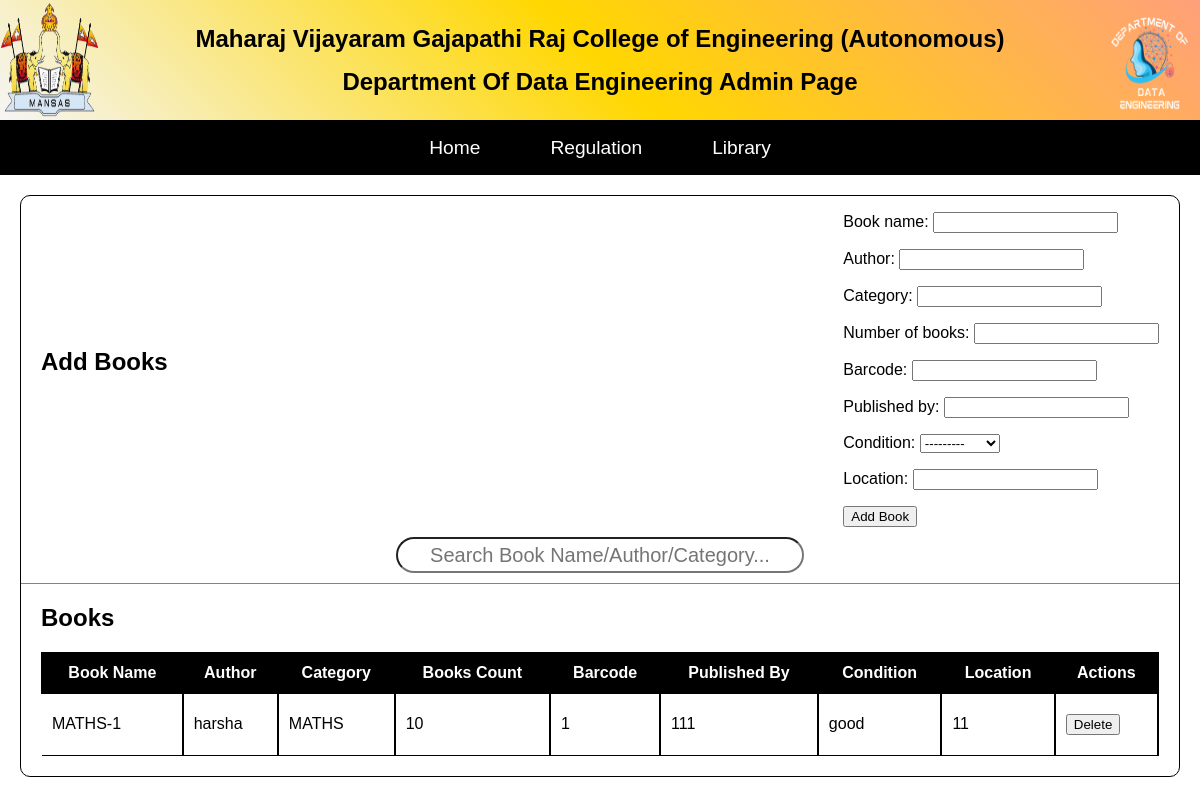
The app's page /adminaddbooks/ with its own data.
### myapp/models.py (models this page shows, shortened)
class Book(models.Model):
    CONDITION_CHOICES = [
        ('good', 'Good'),
        ('fair', 'Fair'),
        ('damaged', 'Damaged'),
    ]
    book_name = models.CharField(max_length=100)
    author = models.CharField(max_length=100)
    category = models.CharField(max_length=100)
    number_of_books = models.IntegerField()
    barcode = models.CharField(max_length=100)
    published_by = models.CharField(max_length=100)
    condition = models.CharField(max_length=100, choices=CONDITION_CHOICES)
    location = models.CharField(max_length=100)

### myapp/views.py (the view)
# urls.py: path('adminaddbooks/',views.admin_addbooks,name='admin_addbooks'),
def admin_addbooks(request):
    if request.method == 'POST':
        form = BookForm(request.POST)
        if form.is_valid():
            barcode = form.cleaned_data.get('barcode')
            if Book.objects.filter(barcode=barcode).exists():
                messages.error(request, f"Book with barcode '{barcode}' already exists.")
            else:
                form.save()
                book_name = form.cleaned_data.get('book_name')
                messages.success(request, f"Book '{book_name}' added successfully!")
            return redirect('admin_addbooks')
        else:
            messages.error(request, "Error adding book. Please check the form for errors.")
    else:
        form = BookForm()
    books = Book.objects.all()
    return render(request, 'adminaddbooks.html', {'form': form, 'books': books})

### myapp/forms.py
class BookForm(forms.ModelForm):
    class Meta:
        model = Book
        fields = ['book_name', 'author', 'category', 'number_of_books', 'barcode', 'published_by', 'condition', 'location']

### myapp/templates/adminaddbooks.html (shortened to what this page needs)
<!DOCTYPE html>
<html lang="en">
    <head>
        <link rel="stylesheet" href="styles.css">
        {% load static %}
        <link rel="stylesheet" type="text/css" href="{% static 'css/styles.css' %}">
        <link rel="stylesheet" type="text/css" href="{% static 'css/adminstyles.css' %}">
        <link rel="stylesheet" href="https://cdnjs.cloudflare.com/ajax/libs/font-awesome/4.7.0/css/font-awesome.min.css">
        <link rel="stylesheet" href="https://cdnjs.cloudflare.com/ajax/libs/font-awesome/4.7.0/css/font-awesome.min.css">
    </head>
    <body>
        <header>
            <div id="college_title">
                <div id="college_logo">
                    <a href="https://www.mvgrce.com/" target="_blank">
                        <img src="{% static 'images/college_logo.png' %}" alt="college_logo">
                    </a>
                </div>
                <div id="college_sub_title">
                    <h1>Maharaj Vijayaram Gajapathi Raj College of Engineering (Autonomous)</h1>
                    <h1 id="dept_name1">Department Of Data Engineering Admin Page</h1>
                </div>
                <div id="department_logo">
                    <a href="{% url 'index' %}">
                        <img src="{% static 'images/department_logo.png' %}" alt="college_logo">
                    </a>
                </div>
            </div>
            <div class="navbar-in-admin">
                <ul>
                    <li><a class="nav-link" href="{% url 'adminpage' %}"><span>Home</span></a></li>
                    <li><a class="nav-link" href="{% url 'adminregulation' %}"><span>Regulation</span></a></li>
                    <li><a class="nav-link" href="{% url 'adminlibrary' %}"><span>Library</span></a></li>
                </ul>
            </div>
            <div class="booksmanagment">
                <div class="addbook">
                    <h2>Add Books</h2>
                    <form action="{% url 'admin_addbooks' %}" method="post" id="add-book-form">
                        {{ form.as_p }}
                        <button type="submit">Add Book</button>
                    </form>
                </div>
                <div class="searchbar">
                    <input type="text" id="search-input-book" placeholder="Search Book Name/Author/Category...">
                </div>
                <div class="displaybooks">
                    <h2>Books</h2>
                    <table id="book-table">
                        <thead>
                            <tr>
                                <th>Book Name</th>
                                <th>Author</th>
                                <th>Category</th>
                                <th>Books Count</th>
                                <th>Barcode</th>
                                <th>Published By</th>
                                <th>Condition</th>
                                <th>Location</th>
                                <th>Actions</th>
                            </tr>
                        </thead>
                        <tbody>
                            {% for book in books %}
                                <tr class="book-row">
                                    <td>{{ book.book_name }}</td>
                                    <td>{{ book.author }}</td>
                                    <td>{{ book.category }}</td>
                                    <td>{{ book.number_of_books }}</td>
                                    <td>{{ book.barcode }}</td>
                                    <td>{{ book.published_by }}</td>
                                    <td>{{ book.condition }}</td>
                                    <td>{{ book.location }}</td>
                                    <td>
                                        <form action="{% url 'delete_book' book.id %}" method="post">
                                            <button type="submit">Delete</button>
                                        </form>
                                    </td>
                                </tr>
                            {% endfor %}
                        </tbody>
                    </table>
                </div>
            </div>
        </body>
    </html>

### static/css/adminstyles.css (style rules this page uses)
.navbar-in-admin { display: flex; align-items: center; justify-content: center; background-color: black; height: 55px; }
.navbar-in-admin ul { list-style-type: none; padding: 0; margin: 0; display: flex; }
.navbar-in-admin li { margin: 0 10px; align-items: center; }
.navbar-in-admin li a { display: block; color: white; text-align: center; padding: 10px 25px; text-decoration: none; transition: transform 0.3s ease; font-size: 1.2em; }
.navbar-in-admin li { float: none; }
.navbar-in-admin li a:not(.active) { color: white; }
.searchbar { text-align: center; margin-bottom: 10px; border-bottom:1px solid #6a85b6; }
.searchbar input { height: 30px; width: 300px; border-radius: 20px; text-align: center; font-size: 20px; margin-bottom: 10px; }
.searchbar input { margin-top: 10px; height: 30px; width:400px; border-radius: 20px; text-align: center; font-size: 20px; margin-bottom: 10px; }
.booksmanagment { margin-top: 20px; margin-left: 20px; margin-right: 20px; border: 1px solid black; border-radius: 10px; }
.addbook { display: flex; align-items: center; justify-content: space-between; flex-wrap: wrap; padding-left: 20px; padding-right: 20px; }
#book-table { margin-bottom: 20px; }
.displaybooks { margin-bottom: 20px; padding-left: 20px; padding-right: 20px; }

### records on screen
Book: book_name "MATHS-1", author "harsha", category "MATHS", number_of_books "10", barcode "1", published_by "111", condition "good", location "11"
